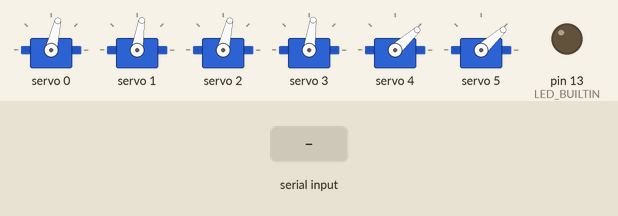
Bench run of a sketch on a simulated Arduino Uno, built with avr-gcc and run on an emulated ATmega328P. Shown: 6 × servo, output pins drawn as LEDs (lit = HIGH). Dashed ring = blinking. Inputs (shaded band) come from the test bench.

Above: at 1.2 s.
1.3 s: "ex\n" received over Serial
At 2.5 s:
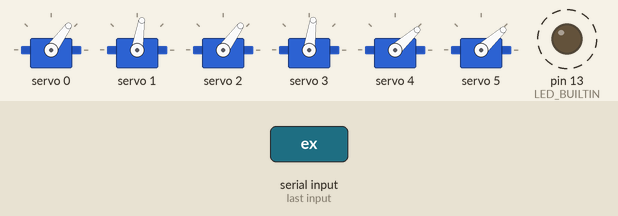
4.3 s: "ey\n" received over Serial
At 5.0 s:
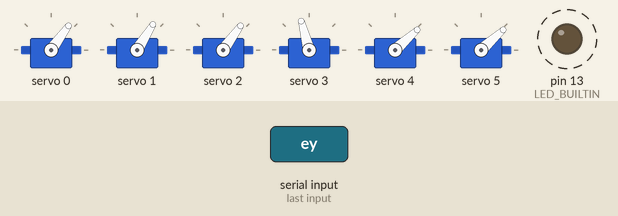
5.8 s: "b\n" received over Serial
At 6.3 s:
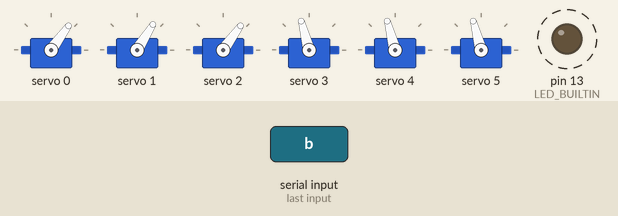
7.3 s: "90,45,200\n" received over Serial
At 8.5 s:
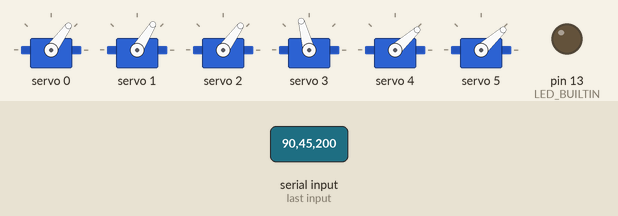
8.8 s: "li\n" received over Serial
At 9.9 s:
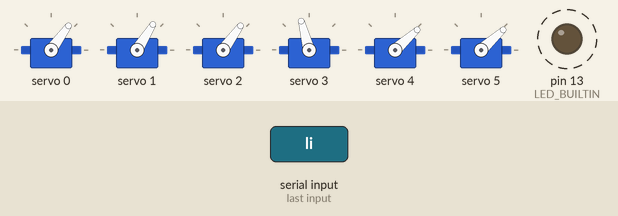
10.3 s: "30,150,10\n" received over Serial
At 11.2 s:
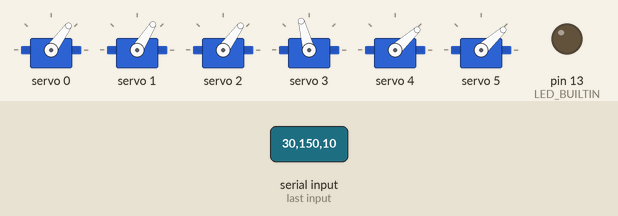
Timing chart, 0 to 12.8 s (numbered marks = the images above; inputs shaded):
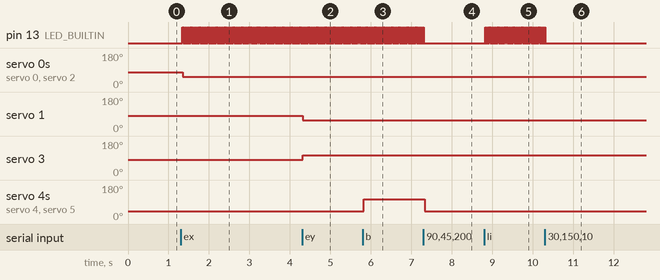

Measured:
- after the input at 1.3 s, pin 13 (LED_BUILTIN): alternates HIGH for 0.01 s and LOW for 0.02 s, starting after 0.05 s; servo 0, servo 2: 77° → 54° after 0.05 s
- after the input at 4.3 s, servo 1: 81° → 58° at once; servo 3: 82° → 105° at once
- after the input at 5.8 s, servo 4, servo 5: 42° → 105° at once
- after the input at 7.3 s, pin 13 (LED_BUILTIN): goes on until 7.3 s, then stays LOW; servo 4, servo 5: 105° → 42° at once
- after the input at 8.8 s, pin 13 (LED_BUILTIN): alternates HIGH for 0.01 s and LOW for 0.02 s, starting at once
- after the input at 10.3 s, pin 13 (LED_BUILTIN): goes on until 10.3 s, then stays LOW

The sketch:

tortsua_silmat.ino
```cpp
// Tortsua eyes (USB from Rasp)

#include <Stepper.h>
#include <Adafruit_PWMServoDriver.h>

Adafruit_PWMServoDriver pwm = Adafruit_PWMServoDriver();

// Utils
String command;
const int dly = 10;

// Eyes
int xval = 500;
int yval = 500;
int lexpulse;
int rexpulse;
int leypulse;
int reypulse;
int uplidpulse;
int lolidpulse;
int trimval;
int switchval = 0;


void setup() {
  Serial.begin(9600);

  pinMode(LED_BUILTIN, OUTPUT);
  digitalWrite(LED_BUILTIN, LOW);

  // Silmät
  pwm.begin();
  pwm.setPWMFreq(60);  // Analog servos run at ~60 Hz updates

  delay(dly);
}


void loop(){
  if (Serial.available()) {
    command = Serial.readStringUntil('\n');
  }
  //Serial.println(command);
  delay(10);
  String cmd = command.substring(0,2);

  // Eyes
  if(cmd == "ex") { // Eye X
    digitalWrite(LED_BUILTIN, HIGH);
    xval = command.substring(2).toInt();
    // 0-1023 (lepo = 500)
    if(xval < 0) xval = 0;
    if(xval > 1023) xval = 1023;
  }
  if(cmd == "ey") { // Eye Y
    digitalWrite(LED_BUILTIN, HIGH);
    yval = command.substring(2).toInt();
    // 0-1023 (lepo = 500)
    if(yval < 0) yval = 0;
    if(yval > 1023) yval = 1023;
  }
  if(cmd == "li") { // Lids trimval (0-1023, 0 = auki, 1023 = kiinni)
    digitalWrite(LED_BUILTIN, HIGH);
    trimval = command.substring(2).toInt();
  } else {
    trimval = 1023;
  }
  if(cmd == "b") { // Blink
    digitalWrite(LED_BUILTIN, HIGH);
    switchval = LOW;
  } else {
    switchval = HIGH;
  }
  moveEyes();
  digitalWrite(LED_BUILTIN, LOW);

  delay(dly);
}

void moveEyes() {
  // Eye read
  lexpulse = map(xval, 0,1023, 270, 390);
  rexpulse = lexpulse;

  leypulse = map(yval, 0,1023, 280, 400);
  reypulse = map(yval, 0,1023, 400, 280);

  trimval=map(trimval, 320, 580, -40, 40);
    uplidpulse = map(yval, 0, 1023, 280, 420);
      uplidpulse += (trimval-40);
        uplidpulse = constrain(uplidpulse, 280, 400);
    lolidpulse = map(yval, 0, 1023, 410, 280);
      lolidpulse += (trimval/2);
        lolidpulse = constrain(lolidpulse, 280, 400);

      pwm.setPWM(0, 0, lexpulse);
      pwm.setPWM(1, 0, leypulse);
      pwm.setPWM(2, 0, rexpulse);
      pwm.setPWM(3, 0, reypulse);

      // Blink
      if (switchval == LOW) {
        pwm.setPWM(4, 0, uplidpulse);
        pwm.setPWM(5, 0, lolidpulse);
      }
      else if (switchval == HIGH) {
        pwm.setPWM(4, 0, 240);
        pwm.setPWM(5, 0, 240);
      }

  delay(dly);
}
```
